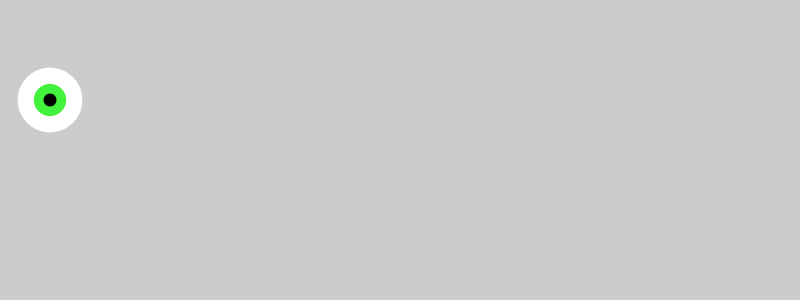
Frame 1 (no input)
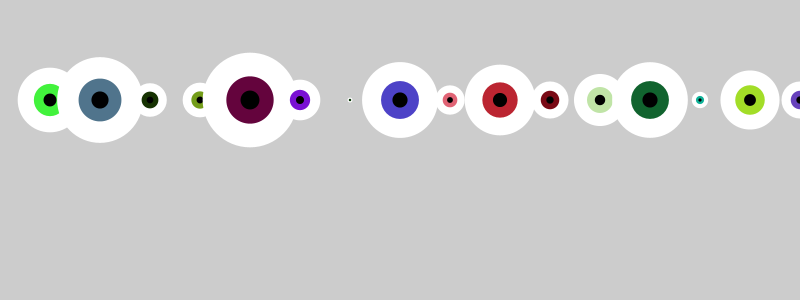
Frame 60 (the mouse pressed at the canvas centre just before this capture)
Frame 120 (the mouse held since frame 60 and released just before this capture): identical to frame 60, image omitted

The Processing sketch that drew these frames (run headless with seeded random() and noise(); from frame 60 on, the mouse is pressed at the canvas centre):

// Processing sketch: clase20b_funcion_ojo_varios_parametros
// ── clase20b_funcion_ojo_varios_parametros.pde

// funciones de dibujo tipo void

void setup(){
  size( 800, 300 );
}

void draw(){
  //float aux = map( mouseX, 0, width, 0, 255 );  //funcion de Processing tipo float
  //background( aux );  //funcion de Processing tipo void
      
  ojo( frameCount*50, 100, random(100), color(random(255), random(255), random(255)) );
  
}

//funcion = evento
void mousePressed(){
  ojo( random(width), 200, random(100), color(random(255), random(255), random(255)) );
}

// ── Funciones.pde

// funcion de dibujo
// ojo con dos parametros
void ojo( float x, float y ){
  pushStyle();  //--------------inicio de estilo (propiedades de dibujo) reset!
  
  noStroke();
  fill( 255 );
  circle( x, y, 100 );
  fill( 255, 0, 0 );
  circle( x, y, 50 );  //iriss
  fill( 0 );
  circle( x, y, 20 );  //pupila
  
  popStyle();  //--------------fin de estilo (propiedades de dibujo) reset! 
}

// ojo con cuatro parametros
void ojo( float x, float y, float t, color c ){
  pushStyle();  //--------------inicio de estilo (propiedades de dibujo) reset!
  
  noStroke();
  fill( 255 );
  circle( x, y, t );
  fill( c );
  circle( x, y, t/2 );  //iriss
  fill( 0 );
  circle( x, y, t/5 );  //pupila
  
  popStyle();  //--------------fin de estilo (propiedades de dibujo) reset! 
}


/*
void boca(){

}

void cara(){
  ojo();
  ojo();
  boca();
}
*/
